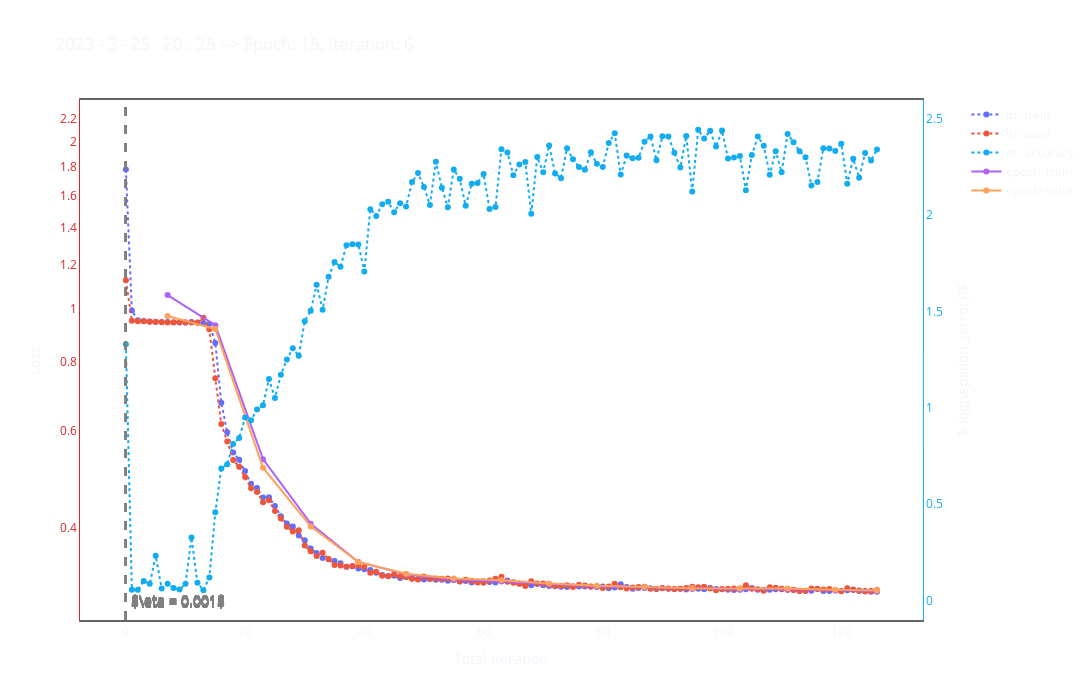

The code cell stored with this chart in its notebook:
### Code cell
fig = go.FigureWidget()

df, t = update_csv()
update_fig(df, t)
fig.show()
while True:
    df, t = update_csv()
    update_fig(df, t)
    time.sleep(30)
    clear_output(wait=False)
    fig.show()

### Figure 1 — Plotly figure (JSON) as saved in the notebook; plotly's stock layout.template omitted (floating-point values rounded to 4 significant figures)
{"data": [{"line": {"dash": "dot"}, "mode": "lines+markers", "name": "itr: train", "x": [0, 1, 2, 3, 4, 5, 6, 7, 8, 9, 10, 11, 12, 13, 14, 15, 16, 17, 18, 19, 20, 21, 22, 23, 24, 25, 26, 27, 28, 29, 30, 31, 32, 33, 34, 35, 36, 37, 38, 39, 40, 41, 42, 43, 44, 45, 46, 47, 48, 49, 50, 51, 52, 53, 54, 55, 56, 57, 58, 59, 60, 61, 62, 63, 64, 65, 66, 67, 68, 69, 70, 71, 72, 73, 74, 75, 76, 77, 78, 79, 80, 81, 82, 83, 84, 85, 86, 87, 88, 89, 90, 91, 92, 93, 94, 95, 96, 97, 98, 99, 100, 101, 102, 103, 104, 105, 106, 107, 108, 109, 110, 111, 112, 113, 114, 115, 116, 117, 118, 119, 120, 121, 122, 123, 124, 125, 126], "y": [1.784, 0.991, 0.9512, 0.9481, 0.9462, 0.9448, 0.9441, 0.9442, 0.9431, 0.943, 0.9423, 0.9442, 0.9422, 0.9409, 0.9374, 0.8659, 0.6747, 0.5964, 0.5483, 0.532, 0.5075, 0.4813, 0.4729, 0.4544, 0.4549, 0.4389, 0.4206, 0.4079, 0.4031, 0.388, 0.3802, 0.3676, 0.3607, 0.3534, 0.3514, 0.349, 0.3455, 0.3407, 0.3412, 0.3383, 0.337, 0.3361, 0.3321, 0.3291, 0.3274, 0.328, 0.325, 0.3263, 0.3245, 0.3238, 0.3229, 0.3236, 0.3228, 0.3225, 0.3214, 0.3223, 0.3202, 0.3208, 0.319, 0.3201, 0.3207, 0.3198, 0.3191, 0.3221, 0.3218, 0.3192, 0.3178, 0.3161, 0.3153, 0.3171, 0.3153, 0.3145, 0.3139, 0.3135, 0.3132, 0.314, 0.3138, 0.3136, 0.3134, 0.3132, 0.3136, 0.3114, 0.3124, 0.3168, 0.3129, 0.3107, 0.3117, 0.3117, 0.3115, 0.3104, 0.3117, 0.3109, 0.3105, 0.3109, 0.3098, 0.3109, 0.3109, 0.3101, 0.3117, 0.3103, 0.3103, 0.3096, 0.3093, 0.3096, 0.3102, 0.3119, 0.3095, 0.3091, 0.3094, 0.3102, 0.3102, 0.3096, 0.3091, 0.3083, 0.3078, 0.3082, 0.3108, 0.3079, 0.308, 0.3092, 0.3079, 0.3088, 0.3099, 0.308, 0.3078, 0.3071, 0.307], "type": "scatter", "uid": "1d8a429d-407a-410e-9f37-f11240a2fbce"}, {"line": {"dash": "dot"}, "mode": "lines+markers", "name": "itr: valid", "x": [0, 1, 2, 3, 4, 5, 6, 7, 8, 9, 10, 11, 12, 13, 14, 15, 16, 17, 18, 19, 20, 21, 22, 23, 24, 25, 26, 27, 28, 29, 30, 31, 32, 33, 34, 35, 36, 37, 38, 39, 40, 41, 42, 43, 44, 45, 46, 47, 48, 49, 50, 51, 52, 53, 54, 55, 56, 57, 58, 59, 60, 61, 62, 63, 64, 65, 66, 67, 68, 69, 70, 71, 72, 73, 74, 75, 76, 77, 78, 79, 80, 81, 82, 83, 84, 85, 86, 87, 88, 89, 90, 91, 92, 93, 94, 95, 96, 97, 98, 99, 100, 101, 102, 103, 104, 105, 106, 107, 108, 109, 110, 111, 112, 113, 114, 115, 116, 117, 118, 119, 120, 121, 122, 123, 124, 125, 126], "y": [1.124, 0.9496, 0.9475, 0.9474, 0.9458, 0.9456, 0.9436, 0.9425, 0.9432, 0.9435, 0.9423, 0.9429, 0.9418, 0.9612, 0.9161, 0.7473, 0.6177, 0.5744, 0.5314, 0.5167, 0.495, 0.4724, 0.4653, 0.4459, 0.4492, 0.4297, 0.4164, 0.4026, 0.3946, 0.3965, 0.3721, 0.3633, 0.3563, 0.3612, 0.3518, 0.343, 0.3423, 0.3405, 0.3417, 0.342, 0.3406, 0.3322, 0.3338, 0.328, 0.3277, 0.3298, 0.3273, 0.3264, 0.324, 0.3231, 0.3272, 0.3242, 0.3242, 0.3239, 0.3242, 0.3229, 0.3207, 0.3226, 0.3212, 0.3191, 0.3188, 0.3218, 0.3242, 0.3269, 0.3199, 0.3185, 0.3174, 0.3143, 0.3206, 0.3178, 0.3176, 0.3159, 0.3147, 0.3148, 0.3154, 0.3132, 0.3159, 0.3151, 0.3139, 0.3137, 0.3118, 0.3136, 0.3172, 0.3126, 0.3112, 0.3124, 0.3131, 0.3135, 0.3108, 0.3107, 0.3115, 0.311, 0.3105, 0.3109, 0.3119, 0.3136, 0.3127, 0.3135, 0.3111, 0.3088, 0.3104, 0.3108, 0.3112, 0.311, 0.3155, 0.3109, 0.3101, 0.3082, 0.3128, 0.3122, 0.3108, 0.3095, 0.3093, 0.308, 0.3081, 0.3112, 0.3106, 0.3097, 0.3104, 0.3085, 0.3077, 0.3114, 0.3092, 0.3085, 0.3073, 0.3078, 0.3091], "type": "scatter", "uid": "4fbcf887-29ef-4092-9357-5317c96aa6cd"}, {"line": {"color": "#11ADF0", "dash": "dot"}, "mode": "lines+markers", "name": "itr: accuracy", "x": [0, 1, 2, 3, 4, 5, 6, 7, 8, 9, 10, 11, 12, 13, 14, 15, 16, 17, 18, 19, 20, 21, 22, 23, 24, 25, 26, 27, 28, 29, 30, 31, 32, 33, 34, 35, 36, 37, 38, 39, 40, 41, 42, 43, 44, 45, 46, 47, 48, 49, 50, 51, 52, 53, 54, 55, 56, 57, 58, 59, 60, 61, 62, 63, 64, 65, 66, 67, 68, 69, 70, 71, 72, 73, 74, 75, 76, 77, 78, 79, 80, 81, 82, 83, 84, 85, 86, 87, 88, 89, 90, 91, 92, 93, 94, 95, 96, 97, 98, 99, 100, 101, 102, 103, 104, 105, 106, 107, 108, 109, 110, 111, 112, 113, 114, 115, 116, 117, 118, 119, 120, 121, 122, 123, 124, 125, 126], "y": [1.33, 0.05734, 0.05708, 0.1023, 0.08747, 0.2328, 0.06311, 0.0875, 0.06596, 0.05768, 0.08805, 0.3271, 0.09296, 0.0542, 0.1198, 0.4582, 0.6857, 0.7073, 0.8128, 0.843, 0.9492, 0.9357, 0.9918, 1.013, 1.149, 1.051, 1.171, 1.251, 1.308, 1.269, 1.449, 1.503, 1.638, 1.508, 1.679, 1.755, 1.731, 1.843, 1.848, 1.847, 1.707, 2.029, 1.995, 2.055, 2.068, 2.014, 2.061, 2.043, 2.17, 2.217, 2.145, 2.051, 2.275, 2.141, 2.04, 2.235, 2.187, 2.047, 2.161, 2.166, 2.212, 2.031, 2.04, 2.34, 2.323, 2.206, 2.261, 2.274, 2.006, 2.3, 2.221, 2.36, 2.215, 2.191, 2.346, 2.288, 2.249, 2.234, 2.324, 2.265, 2.248, 2.373, 2.424, 2.209, 2.308, 2.293, 2.297, 2.379, 2.407, 2.284, 2.408, 2.407, 2.322, 2.245, 2.409, 2.122, 2.441, 2.396, 2.436, 2.354, 2.438, 2.292, 2.298, 2.305, 2.127, 2.311, 2.407, 2.359, 2.208, 2.33, 2.222, 2.419, 2.377, 2.33, 2.299, 2.152, 2.171, 2.346, 2.344, 2.332, 2.369, 2.162, 2.291, 2.193, 2.321, 2.283, 2.339], "yaxis": "y2", "type": "scatter", "uid": "b08ab9e1-e630-4ef0-afc6-bc914cbd9668"}, {"mode": "lines+markers", "name": "epoch: train", "x": [7, 15, 23, 31, 39, 47, 55, 63, 71, 79, 87, 95, 103, 111, 119, 126], "y": [1.057, 0.9324, 0.5334, 0.4077, 0.3475, 0.3301, 0.323, 0.3202, 0.3171, 0.3136, 0.3127, 0.3108, 0.3102, 0.31, 0.3087, 0.3081], "type": "scatter", "uid": "99cc031f-0c16-4e90-a6c0-660830c9cdfc"}, {"mode": "lines+markers", "name": "epoch: valid", "x": [7, 15, 23, 31, 39, 47, 55, 63, 71, 79, 87, 95, 103, 111, 119, 126], "y": [0.9683, 0.9173, 0.5148, 0.403, 0.3473, 0.3307, 0.3242, 0.3219, 0.3178, 0.3146, 0.3132, 0.3113, 0.3112, 0.3112, 0.3095, 0.3087], "type": "scatter", "uid": "fdff3881-fab3-4418-82f6-eb7161cd68c8"}], "layout": {"shapes": [{"line": {"color": "grey", "dash": "dash", "width": 2}, "type": "line", "x0": 0, "x1": 0, "xref": "x", "y0": 0, "y1": 1, "yref": "y domain"}, {"line": {"color": "grey", "dash": "dash", "width": 2}, "type": "line", "x0": 0, "x1": 0, "xref": "x", "y0": 0, "y1": 1, "yref": "y domain"}, {"line": {"color": "grey", "dash": "dash", "width": 2}, "type": "line", "x0": 0, "x1": 0, "xref": "x", "y0": 0, "y1": 1, "yref": "y domain"}, {"line": {"color": "grey", "dash": "dash", "width": 2}, "type": "line", "x0": 0, "x1": 0, "xref": "x", "y0": 0, "y1": 1, "yref": "y domain"}, {"line": {"color": "grey", "dash": "dash", "width": 2}, "type": "line", "x0": 0, "x1": 0, "xref": "x", "y0": 0, "y1": 1, "yref": "y domain"}, {"line": {"color": "grey", "dash": "dash", "width": 2}, "type": "line", "x0": 0, "x1": 0, "xref": "x", "y0": 0, "y1": 1, "yref": "y domain"}, {"line": {"color": "grey", "dash": "dash", "width": 2}, "type": "line", "x0": 0, "x1": 0, "xref": "x", "y0": 0, "y1": 1, "yref": "y domain"}, {"line": {"color": "grey", "dash": "dash", "width": 2}, "type": "line", "x0": 0, "x1": 0, "xref": "x", "y0": 0, "y1": 1, "yref": "y domain"}, {"line": {"color": "grey", "dash": "dash", "width": 2}, "type": "line", "x0": 0, "x1": 0, "xref": "x", "y0": 0, "y1": 1, "yref": "y domain"}, {"line": {"color": "grey", "dash": "dash", "width": 2}, "type": "line", "x0": 0, "x1": 0, "xref": "x", "y0": 0, "y1": 1, "yref": "y domain"}, {"line": {"color": "grey", "dash": "dash", "width": 2}, "type": "line", "x0": 0, "x1": 0, "xref": "x", "y0": 0, "y1": 1, "yref": "y domain"}, {"line": {"color": "grey", "dash": "dash", "width": 2}, "type": "line", "x0": 0, "x1": 0, "xref": "x", "y0": 0, "y1": 1, "yref": "y domain"}, {"line": {"color": "grey", "dash": "dash", "width": 2}, "type": "line", "x0": 0, "x1": 0, "xref": "x", "y0": 0, "y1": 1, "yref": "y domain"}, {"line": {"color": "grey", "dash": "dash", "width": 2}, "type": "line", "x0": 0, "x1": 0, "xref": "x", "y0": 0, "y1": 1, "yref": "y domain"}, {"line": {"color": "grey", "dash": "dash", "width": 2}, "type": "line", "x0": 0, "x1": 0, "xref": "x", "y0": 0, "y1": 1, "yref": "y domain"}, {"line": {"color": "grey", "dash": "dash", "width": 2}, "type": "line", "x0": 0, "x1": 0, "xref": "x", "y0": 0, "y1": 1, "yref": "y domain"}, {"line": {"color": "grey", "dash": "dash", "width": 2}, "type": "line", "x0": 0, "x1": 0, "xref": "x", "y0": 0, "y1": 1, "yref": "y domain"}, {"line": {"color": "grey", "dash": "dash", "width": 2}, "type": "line", "x0": 0, "x1": 0, "xref": "x", "y0": 0, "y1": 1, "yref": "y domain"}, {"line": {"color": "grey", "dash": "dash", "width": 2}, "type": "line", "x0": 0, "x1": 0, "xref": "x", "y0": 0, "y1": 1, "yref": "y domain"}, {"line": {"color": "grey", "dash": "dash", "width": 2}, "type": "line", "x0": 0, "x1": 0, "xref": "x", "y0": 0, "y1": 1, "yref": "y domain"}, {"line": {"color": "grey", "dash": "dash", "width": 2}, "type": "line", "x0": 0, "x1": 0, "xref": "x", "y0": 0, "y1": 1, "yref": "y domain"}, {"line": {"color": "grey", "dash": "dash", "width": 2}, "type": "line", "x0": 0, "x1": 0, "xref": "x", "y0": 0, "y1": 1, "yref": "y domain"}, {"line": {"color": "grey", "dash": "dash", "width": 2}, "type": "line", "x0": 0, "x1": 0, "xref": "x", "y0": 0, "y1": 1, "yref": "y domain"}, {"line": {"color": "grey", "dash": "dash", "width": 2}, "type": "line", "x0": 0, "x1": 0, "xref": "x", "y0": 0, "y1": 1, "yref": "y domain"}, {"line": {"color": "grey", "dash": "dash", "width": 2}, "type": "line", "x0": 0, "x1": 0, "xref": "x", "y0": 0, "y1": 1, "yref": "y domain"}, {"line": {"color": "grey", "dash": "dash", "width": 2}, "type": "line", "x0": 0, "x1": 0, "xref": "x", "y0": 0, "y1": 1, "yref": "y domain"}], "annotations": [{"font": {"color": "grey", "size": 14}, "showarrow": false, "text": "$\\eta = 0.001$", "x": 0.5, "xanchor": "left", "y": -0.5474, "yanchor": "bottom"}, {"font": {"color": "grey", "size": 14}, "showarrow": false, "text": "$\\eta = 0.001$", "x": 0.5, "xanchor": "left", "y": -0.5474, "yanchor": "bottom"}, {"font": {"color": "grey", "size": 14}, "showarrow": false, "text": "$\\eta = 0.001$", "x": 0.5, "xanchor": "left", "y": -0.5482, "yanchor": "bottom"}, {"font": {"color": "grey", "size": 14}, "showarrow": false, "text": "$\\eta = 0.001$", "x": 0.5, "xanchor": "left", "y": -0.5482, "yanchor": "bottom"}, {"font": {"color": "grey", "size": 14}, "showarrow": false, "text": "$\\eta = 0.001$", "x": 0.5, "xanchor": "left", "y": -0.5487, "yanchor": "bottom"}, {"font": {"color": "grey", "size": 14}, "showarrow": false, "text": "$\\eta = 0.001$", "x": 0.5, "xanchor": "left", "y": -0.5487, "yanchor": "bottom"}, {"font": {"color": "grey", "size": 14}, "showarrow": false, "text": "$\\eta = 0.001$", "x": 0.5, "xanchor": "left", "y": -0.5487, "yanchor": "bottom"}, {"font": {"color": "grey", "size": 14}, "showarrow": false, "text": "$\\eta = 0.001$", "x": 0.5, "xanchor": "left", "y": -0.5496, "yanchor": "bottom"}, {"font": {"color": "grey", "size": 14}, "showarrow": false, "text": "$\\eta = 0.001$", "x": 0.5, "xanchor": "left", "y": -0.5496, "yanchor": "bottom"}, {"font": {"color": "grey", "size": 14}, "showarrow": false, "text": "$\\eta = 0.001$", "x": 0.5, "xanchor": "left", "y": -0.5511, "yanchor": "bottom"}, {"font": {"color": "grey", "size": 14}, "showarrow": false, "text": "$\\eta = 0.001$", "x": 0.5, "xanchor": "left", "y": -0.5511, "yanchor": "bottom"}, {"font": {"color": "grey", "size": 14}, "showarrow": false, "text": "$\\eta = 0.001$", "x": 0.5, "xanchor": "left", "y": -0.5511, "yanchor": "bottom"}, {"font": {"color": "grey", "size": 14}, "showarrow": false, "text": "$\\eta = 0.001$", "x": 0.5, "xanchor": "left", "y": -0.5511, "yanchor": "bottom"}, {"font": {"color": "grey", "size": 14}, "showarrow": false, "text": "$\\eta = 0.001$", "x": 0.5, "xanchor": "left", "y": -0.5511, "yanchor": "bottom"}, {"font": {"color": "grey", "size": 14}, "showarrow": false, "text": "$\\eta = 0.001$", "x": 0.5, "xanchor": "left", "y": -0.552, "yanchor": "bottom"}, {"font": {"color": "grey", "size": 14}, "showarrow": false, "text": "$\\eta = 0.001$", "x": 0.5, "xanchor": "left", "y": -0.552, "yanchor": "bottom"}, {"font": {"color": "grey", "size": 14}, "showarrow": false, "text": "$\\eta = 0.001$", "x": 0.5, "xanchor": "left", "y": -0.552, "yanchor": "bottom"}, {"font": {"color": "grey", "size": 14}, "showarrow": false, "text": "$\\eta = 0.001$", "x": 0.5, "xanchor": "left", "y": -0.552, "yanchor": "bottom"}, {"font": {"color": "grey", "size": 14}, "showarrow": false, "text": "$\\eta = 0.001$", "x": 0.5, "xanchor": "left", "y": -0.5527, "yanchor": "bottom"}, {"font": {"color": "grey", "size": 14}, "showarrow": false, "text": "$\\eta = 0.001$", "x": 0.5, "xanchor": "left", "y": -0.5527, "yanchor": "bottom"}, {"font": {"color": "grey", "size": 14}, "showarrow": false, "text": "$\\eta = 0.001$", "x": 0.5, "xanchor": "left", "y": -0.5527, "yanchor": "bottom"}, {"font": {"color": "grey", "size": 14}, "showarrow": false, "text": "$\\eta = 0.001$", "x": 0.5, "xanchor": "left", "y": -0.5527, "yanchor": "bottom"}, {"font": {"color": "grey", "size": 14}, "showarrow": false, "text": "$\\eta = 0.001$", "x": 0.5, "xanchor": "left", "y": -0.5528, "yanchor": "bottom"}, {"font": {"color": "grey", "size": 14}, "showarrow": false, "text": "$\\eta = 0.001$", "x": 0.5, "xanchor": "left", "y": -0.5528, "yanchor": "bottom"}, {"font": {"color": "grey", "size": 14}, "showarrow": false, "text": "$\\eta = 0.001$", "x": 0.5, "xanchor": "left", "y": -0.5535, "yanchor": "bottom"}, {"font": {"color": "grey", "size": 14}, "showarrow": false, "text": "$\\eta = 0.001$", "x": 0.5, "xanchor": "left", "y": -0.5538, "yanchor": "bottom"}], "xaxis": {"title": {"text": "Total iteration"}, "showgrid": false, "mirror": true, "showline": true, "zeroline": false, "linewidth": 2, "linecolor": "#666666", "gridcolor": "#d9d9d9", "domain": [0.0, 0.97]}, "yaxis": {"title": {"text": "Loss"}, "tickfont": {"color": "#d62728"}, "showgrid": false, "linecolor": "#d62728", "gridcolor": "#d9d9d9", "zeroline": false, "type": "log", "range": [-0.5641, 0.377]}, "yaxis2": {"title": {"text": "$-log(\\epsilon_{error})$"}, "tickfont": {"color": "#11ADF0"}, "anchor": "x", "overlaying": "y", "side": "right", "showgrid": false, "linecolor": "#11ADF0", "gridcolor": "#d9d9d9", "zeroline": false}, "title": {"text": "2023 - 3 - 25   20 : 25 --> Epoch: 15, Iteration: 6"}, "width": 1200, "height": 700, "paper_bgcolor": "rgba(0,0,0,0)", "plot_bgcolor": "rgba(0,0,0,0)"}}
